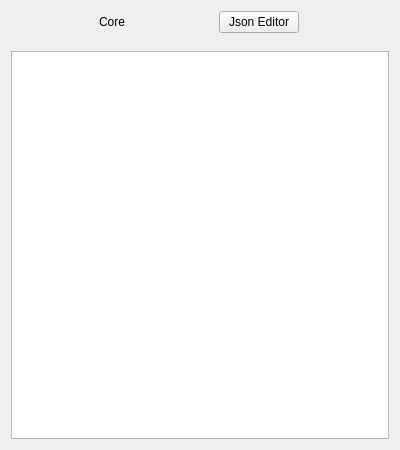
<?xml version="1.0" encoding="UTF-8"?>
<ui version="4.0">
 <class>EditCustom</class>
 <widget class="QWidget" name="EditCustom">
  <property name="geometry">
   <rect>
    <x>0</x>
    <y>0</y>
    <width>400</width>
    <height>450</height>
   </rect>
  </property>
  <property name="windowTitle">
   <string notr="true">EditCustom</string>
  </property>
  <layout class="QVBoxLayout" name="verticalLayout">
   <item>
    <layout class="QHBoxLayout" name="horizontalLayout">
     <item>
      <widget class="QLabel" name="core_l">
       <property name="sizePolicy">
        <sizepolicy hsizetype="Maximum" vsizetype="Preferred">
         <horstretch>0</horstretch>
         <verstretch>0</verstretch>
        </sizepolicy>
       </property>
       <property name="text">
        <string>Core</string>
       </property>
      </widget>
     </item>
     <item>
      <widget class="QPushButton" name="as_json">
       <property name="sizePolicy">
        <sizepolicy hsizetype="Maximum" vsizetype="Fixed">
         <horstretch>0</horstretch>
         <verstretch>0</verstretch>
        </sizepolicy>
       </property>
       <property name="text">
        <string>Json Editor</string>
       </property>
      </widget>
     </item>
    </layout>
   </item>
   <item>
    <widget class="QWidget" name="w_ext1" native="true">
     <layout class="QHBoxLayout" name="horizontalLayout_2">
      <property name="leftMargin">
       <number>0</number>
      </property>
      <property name="topMargin">
       <number>0</number>
      </property>
      <property name="rightMargin">
       <number>0</number>
      </property>
      <property name="bottomMargin">
       <number>0</number>
      </property>
     </layout>
    </widget>
   </item>
   <item>
    <widget class="QWidget" name="w_ext2" native="true">
     <layout class="QHBoxLayout" name="horizontalLayout_3">
      <property name="leftMargin">
       <number>0</number>
      </property>
      <property name="topMargin">
       <number>0</number>
      </property>
      <property name="rightMargin">
       <number>0</number>
      </property>
      <property name="bottomMargin">
       <number>0</number>
      </property>
     </layout>
    </widget>
   </item>
   <item>
    <widget class="QPlainTextEdit" name="config_simple">
     <property name="minimumSize">
      <size>
       <width>0</width>
       <height>300</height>
      </size>
     </property>
    </widget>
   </item>
  </layout>
 </widget>
 <tabstops>
  <tabstop>as_json</tabstop>
  <tabstop>config_simple</tabstop>
 </tabstops>
 <resources/>
 <connections/>
</ui>
